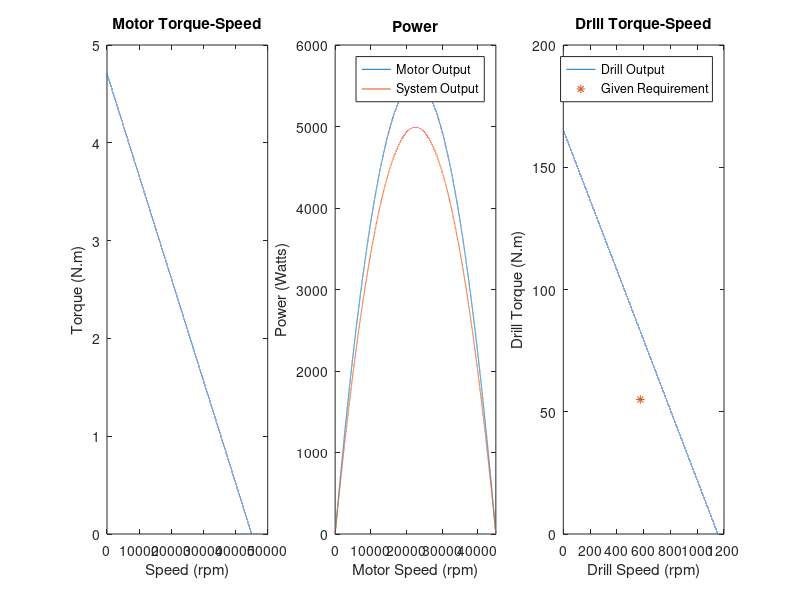

MATLAB code for this plot:
%% Inputs
clear
clc

%All in standard SI units
OperatingVoltage = 40
TorqueConstant = 8.474E-3
VoltageConstant = 1125
ArmatureResistance = 0.072
reqOutputSpeed = 575
reqOutputTorque = 55
Efficiency = 90/100



%% Motor
%point 1:
NoLoadSpeed = VoltageConstant*OperatingVoltage;
NoLoadTorque = 0;
%point 2:
StallTorque = TorqueConstant*OperatingVoltage/ArmatureResistance;
StallSpeed = 0;

%determine Torque-speed graph
x = [StallSpeed, NoLoadSpeed]
y = [StallTorque, NoLoadTorque]
p = polyfit(x,y,1)

f1 = figure('Renderer', 'painters', 'Position', [10 10 1200 300])
subplot(1,3,1)
plot([StallSpeed:NoLoadSpeed], polyval(p,[StallSpeed:NoLoadSpeed]))
hold on
title("Motor Torque-Speed")
xlabel("Speed (rpm)")
ylabel("Torque (N.m)")
hold off

%% Motor Power
power = [0]
for x = [StallSpeed:NoLoadSpeed]
    power = [power, polyval(p,x)*x*pi/30];
end
power = power(2:end);
outputPower = power.*Efficiency;
subplot(1,3,2)
plot(power)
hold on
plot(outputPower)
title("Power")
xlabel("Motor Speed (rpm)")
ylabel("Power (Watts)")
legend("Motor Output","System Output")
xlim([StallSpeed, NoLoadSpeed])
hold off
[peakPwr,peakPwrSpeed] = findpeaks(power)


%% Ratios

ratio = round(peakPwrSpeed/reqOutputSpeed);
stage1Ratio = ratio^0.5;
stage2Ratio = ratio^0.5;

outputTorque = [0]
outputSpeed = [0]

for x = [StallSpeed:NoLoadSpeed]
   outputSpeed = [outputSpeed, x/ratio];
   outputTorque = [outputTorque, outputPower(x+1)*ratio*30/(pi*x)];
end
subplot(1,3,3)
plot(outputSpeed, outputTorque)
hold on
plot(575,55,'*')
title("Drill Torque-Speed")
xlabel("Drill Speed (rpm)")
ylabel("Drill Torque (N.m)")
legend("Drill Output", "Given Requirement")
hold off

%%

